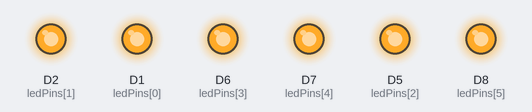
The sketch below on a simulated ESP8266 (NodeMCU). Shown: output pins drawn as LEDs (lit = HIGH). WiFi joins after 1.5 s; servers stay silent unless stated; the local clock reads 2024-03-15 10:24:30 at power-on unless the sketch sets it; not simulated (calls return 0 or success): secrets.h; what the sketch prints to the serial monitor is not drawn.

Above: at 0.1 s.
At 1.9 s:
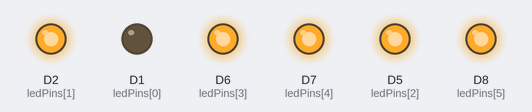
At 32.28 s:
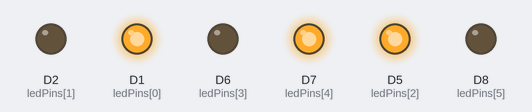
At 41.3 s:
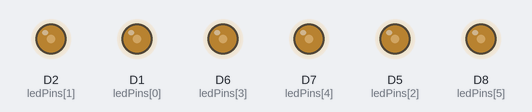
Timing chart, 0 to 41.8 s (numbered marks = the images above):
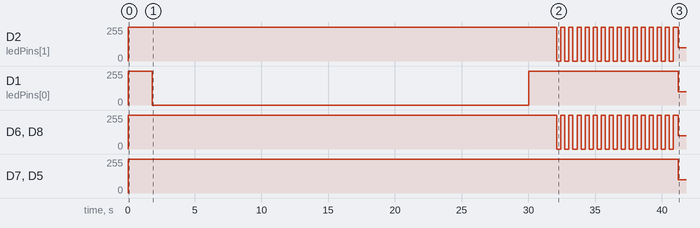

The sketch:

stair_led.ino
```cpp
/*
  | V Pin          | İşlev                          | Widget          |
  | -------------- | ------------------------------ | --------------- |
  | V0–V5          | LED1–LED6 manuel kontrol       | Button (Switch) |
  | V6             | Tüm LED’leri override aç/kapat | Button (Switch) |
  | V7             | Otomatik mod açık/kapalı       | Button (Switch) |
  | V8             | Kısık PWM seviyesi             | Slider (0–1023) |
  | V9             | Tam PWM seviyesi               | Slider (0–1023) |

  | LED  | ESP8266 (NodeMCU) Pin | Not |
  | ---- | --------------------- | --- |
  | LED1 | D1 (GPIO5)            | PWM |
  | LED2 | D2 (GPIO4)            | PWM |
  | LED3 | D5 (GPIO14)           | PWM |
  | LED4 | D6 (GPIO12)           | PWM |
  | LED5 | D7 (GPIO13)           | PWM |
  | LED6 | D8 (GPIO15)           | PWM |
*/

#include "secrets.h"
#include <ESP8266WiFi.h>
#include <BlynkSimpleEsp8266.h>
#include <ArduinoOTA.h>
#include <time.h>


// LED pinleri (PWM)
const int ledPins[6] = {D1, D2, D5, D6, D7, D8};

bool manualStates[6] = {false, false, false, false, false, false};
bool allLedOverride = false;
bool autoMode = true;
bool prevAutoMode = true;
bool fallback_mode = false;

int dimLevel = 100;   // Kısık yanma (varsayılan)
int fullLevel = 300; // Tam yanma (varsayılan)

int autoStartHour = 19; // Otomatik başlama saati
int autoEndHour = 23;   // Otomatik bitiş saati

int currentHour = 0;
float sinusCounter = 0;

unsigned long now = millis();
void startOTA() {
  ArduinoOTA.setHostname("esp-led-system");
  ArduinoOTA.onStart([]() {
    Serial.println("OTA başladı...");
  });
  ArduinoOTA.onEnd([]() {
    Serial.println("OTA tamamlandı.");
  });
  ArduinoOTA.onProgress([](unsigned int p, unsigned int t) {
    Serial.printf("Yükleniyor: %u%%\r", (p / (t / 100)));
  });
  ArduinoOTA.onError([](ota_error_t error) {
    Serial.printf("OTA HATA [%u]\n", error);
  });
  ArduinoOTA.begin();
}

void configTimeWithNTP() {
  configTime(3 * 3600, 0, "pool.ntp.org", "time.nist.gov");
  Serial.print("NTP zamanı bekleniyor...");
  int attempts = 0;
  while (time(nullptr) < 100000 && attempts++ < 30) {
    delay(500); Serial.print(".");
  }
  Serial.println();
  time_t now = time(nullptr);
  struct tm *timeinfo = localtime(&now);
  Serial.print("Saat: "); Serial.println(timeinfo->tm_hour);
  currentHour = timeinfo->tm_hour;
}

void updateTime() {
  time_t now = time(nullptr);
  struct tm *timeinfo = localtime(&now);
  currentHour = timeinfo->tm_hour;
}

bool isWithinAutoHour(int hour) {
  if (autoStartHour <= autoEndHour)
    return hour >= autoStartHour && hour < autoEndHour;
  else
    return hour >= autoStartHour || hour < autoEndHour;
}

void setup() {
  Serial.begin(115200);
  for (int i = 0; i < 6; i++) {
    pinMode(ledPins[i], OUTPUT);
    analogWrite(ledPins[i], fullLevel);
  }

  WiFi.mode(WIFI_STA);
  WiFi.begin(WIFI_SSID, WIFI_PASSWORD);
  Serial.println("Wi-Fi bağlanıyor...");

  unsigned long startAttemptTime = millis();
  while (WiFi.status() != WL_CONNECTED && millis() - startAttemptTime < 60000) {
    delay(500); Serial.print(".");
  }

  if (WiFi.status() == WL_CONNECTED) {
    Serial.println("\nWi-Fi bağlı: ");
    Serial.println(WiFi.localIP());
    Blynk.begin(BLYNK_AUTH_TOKEN, WIFI_SSID, WIFI_PASSWORD);
    configTimeWithNTP();
    startOTA();
  } else {
    Serial.println("\nWi-Fi bağlantısı başarısız. AP mod aktif...");
    fallback_mode = true;
    IPAddress apIP(192, 168, 10, 1);
    IPAddress subnet(255, 255, 255, 0);
    WiFi.mode(WIFI_AP);
    WiFi.softAPConfig(apIP, apIP, subnet);
    WiFi.softAP("ESP_AP", "esp123456");
    Serial.print("AP IP: "); Serial.println(WiFi.softAPIP());
    startOTA();
  }
}

BLYNK_WRITE(V0) {
  manualStates[0] = param.asInt();
}
BLYNK_WRITE(V1) {
  manualStates[1] = param.asInt();
}
BLYNK_WRITE(V2) {
  manualStates[2] = param.asInt();
}
BLYNK_WRITE(V3) {
  manualStates[3] = param.asInt();
}
BLYNK_WRITE(V4) {
  manualStates[4] = param.asInt();
}
BLYNK_WRITE(V5) {
  manualStates[5] = param.asInt();
}
BLYNK_WRITE(V6) {
  allLedOverride = param.asInt();
}
BLYNK_WRITE(V7) {
  autoMode = param.asInt();
}
BLYNK_WRITE(V8) {
  dimLevel = param.asInt();
}
BLYNK_WRITE(V9) {
  fullLevel = param.asInt();
}
BLYNK_WRITE(V10) {
  autoStartHour = param.asInt();
}
BLYNK_WRITE(V11) {
  autoEndHour = param.asInt();
}

void writeLED(int index, int value) {
  analogWrite(ledPins[index], value);
}

void autoLedControl() {
  updateTime();
  bool isAutoActiveNow = isWithinAutoHour(currentHour);

  for (int i = 0; i < 6; i++) {
    if (allLedOverride) {
      writeLED(i, manualStates[5] ? fullLevel : 0);
    } else if (autoMode) {
      writeLED(i, fullLevel);
      delay(300);
      if (i == 5) {
        for (int j = 0; j < 31; j++) {
          for (int k = 0; k < 6; k++) {

            if (k % (j % 2 ? 2 : 1) == 0) {
              writeLED(k, fullLevel);
            } else {
              writeLED(k, 0);
            }

          }
          delay(300);
          if (j == 30) {
            autoMode = false;
          }
        }
      }
    } else {
      writeLED(i, dimLevel);

    }
  }


  //Serial.print("Saat: ");
  //Serial.print(currentHour);
  //Serial.print(" | Mod: ");
  //Serial.print(autoMode ? "Auto" : "Manual");
  //Serial.print(" | Override: ");
  //Serial.println(allLedOverride);
}

void loop() {

  now = millis();
  if (now > 30000) {

    if (fallback_mode) {
      for (int i = 0; i < 6; i++) {
        analogWrite(ledPins[i], fullLevel);
      }
    } else {
      Blynk.run();
      if (autoMode != prevAutoMode) {
        prevAutoMode = autoMode;
        Blynk.virtualWrite(V7, autoMode);
      }
      autoLedControl();
    }
  } else {
    analogWrite(ledPins[0], 0);

  }


  ArduinoOTA.handle();
  delay(100);
}
```

Measured:
- by itself, D1 (ledPins[0]): 255/255 → 0/255 at 1.8 s, → 255/255 28.2 s later, → 100/255 11.2 s later
- by itself, D7 (ledPins[4]), D5 (ledPins[2]): 255/255 → 100/255 at 41.2 s
- by itself, D2 (ledPins[1]), D6 (ledPins[3]), D8 (ledPins[5]): 255/255 → 0/255 at 32.1 s, → 255/255 0.30 s later, → 0/255 0.30 s later, → 255/255 0.30 s later, … (31 changes in this stretch)
